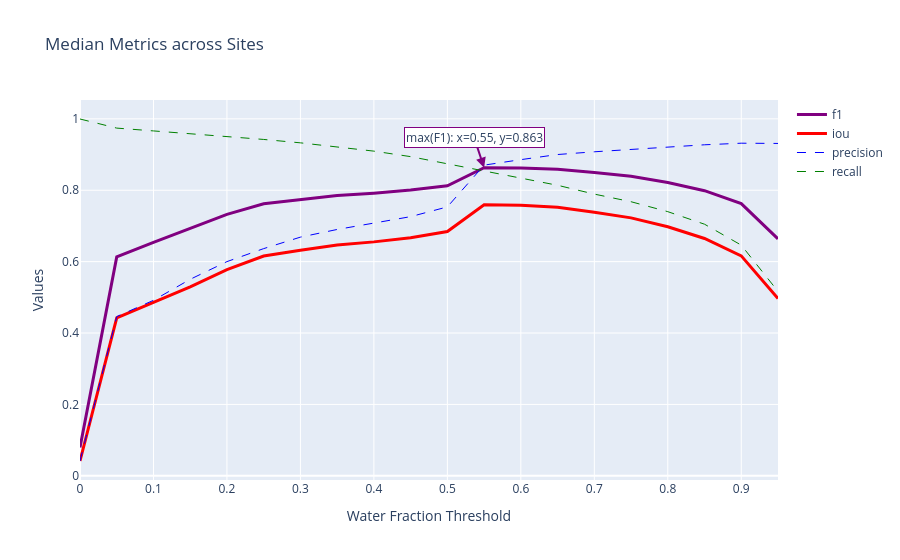

Source (notebook cell):
### Code cell
fig = go.Figure()

for idx, row in site_medians.iterrows():
    x = [float(c[-4:]) for c in site_medians.columns]
    name = idx[1] if isinstance(idx, tuple) else idx
    scatter = go.Scatter(x=x, y=row, mode="lines", name=name, line=styles[name]["line"])
    fig.add_trace(scatter)

# Add axis labels
fig.update_layout(xaxis_title="Water Fraction Threshold", yaxis_title="Values")


loc = ("MEDIAN", "f1") if isinstance(idx, tuple) else "f1"
# Find max F1 value and corresponding x to add annotation
y_max = site_medians.iloc[0].max()
x_y_max = site_medians.iloc[0].idxmax().split(" >= ")[-1]

fig.add_annotation(
    x=x_y_max,
    y=y_max,
    text=f"max(F1): x={x_y_max}, y={y_max:.3f}",
    showarrow=True,
    arrowhead=2,
    arrowsize=1,
    arrowwidth=2,
    arrowcolor="purple",
    bgcolor="white",
    bordercolor="purple",
    borderwidth=1,
)

fig.update_layout(title="Median Metrics across Sites")

### Figure 1 — Plotly figure (JSON) as saved in the notebook; plotly's stock layout.template omitted (floating-point values rounded to 4 significant figures)
{"data": [{"line": {"color": "purple", "dash": "solid", "width": 3}, "mode": "lines", "name": "f1", "type": "scatter", "x": [0, 0.05, 0.1, 0.15, 0.2, 0.25, 0.3, 0.35, 0.4, 0.45, 0.5, 0.55, 0.6, 0.65, 0.7, 0.75, 0.8, 0.85, 0.9, 0.95], "y": [0.07955, 0.6134, 0.6537, 0.6924, 0.7323, 0.7623, 0.7746, 0.7854, 0.7918, 0.8004, 0.8123, 0.8633, 0.8622, 0.8586, 0.8497, 0.839, 0.8219, 0.7987, 0.7625, 0.6638]}, {"line": {"color": "red", "dash": "solid", "width": 3}, "mode": "lines", "name": "iou", "type": "scatter", "x": [0, 0.05, 0.1, 0.15, 0.2, 0.25, 0.3, 0.35, 0.4, 0.45, 0.5, 0.55, 0.6, 0.65, 0.7, 0.75, 0.8, 0.85, 0.9, 0.95], "y": [0.04155, 0.4426, 0.4856, 0.5295, 0.5776, 0.6159, 0.6321, 0.6467, 0.6553, 0.6672, 0.6843, 0.7594, 0.7578, 0.7524, 0.7387, 0.7227, 0.6976, 0.6649, 0.6161, 0.4968]}, {"line": {"color": "blue", "dash": "dash", "width": 1}, "mode": "lines", "name": "precision", "type": "scatter", "x": [0, 0.05, 0.1, 0.15, 0.2, 0.25, 0.3, 0.35, 0.4, 0.45, 0.5, 0.55, 0.6, 0.65, 0.7, 0.75, 0.8, 0.85, 0.9, 0.95], "y": [0.04155, 0.4462, 0.4916, 0.5506, 0.6, 0.6365, 0.6686, 0.6901, 0.708, 0.726, 0.7533, 0.8703, 0.8857, 0.9001, 0.9077, 0.9144, 0.9206, 0.9273, 0.9318, 0.931]}, {"line": {"color": "green", "dash": "dash", "width": 1}, "mode": "lines", "name": "recall", "type": "scatter", "x": [0, 0.05, 0.1, 0.15, 0.2, 0.25, 0.3, 0.35, 0.4, 0.45, 0.5, 0.55, 0.6, 0.65, 0.7, 0.75, 0.8, 0.85, 0.9, 0.95], "y": [0.9996, 0.9741, 0.9662, 0.9586, 0.9497, 0.9423, 0.9328, 0.9222, 0.9096, 0.8941, 0.8744, 0.8543, 0.8345, 0.8139, 0.7892, 0.7678, 0.74, 0.7048, 0.6462, 0.5167]}], "layout": {"annotations": [{"arrowcolor": "purple", "arrowhead": 2, "arrowsize": 1, "arrowwidth": 2, "bgcolor": "white", "bordercolor": "purple", "borderwidth": 1, "showarrow": true, "text": "max(F1): x=0.55, y=0.863", "x": "0.55", "y": 0.8633}], "title": {"text": "Median Metrics across Sites"}, "xaxis": {"title": {"text": "Water Fraction Threshold"}}, "yaxis": {"title": {"text": "Values"}}}}
